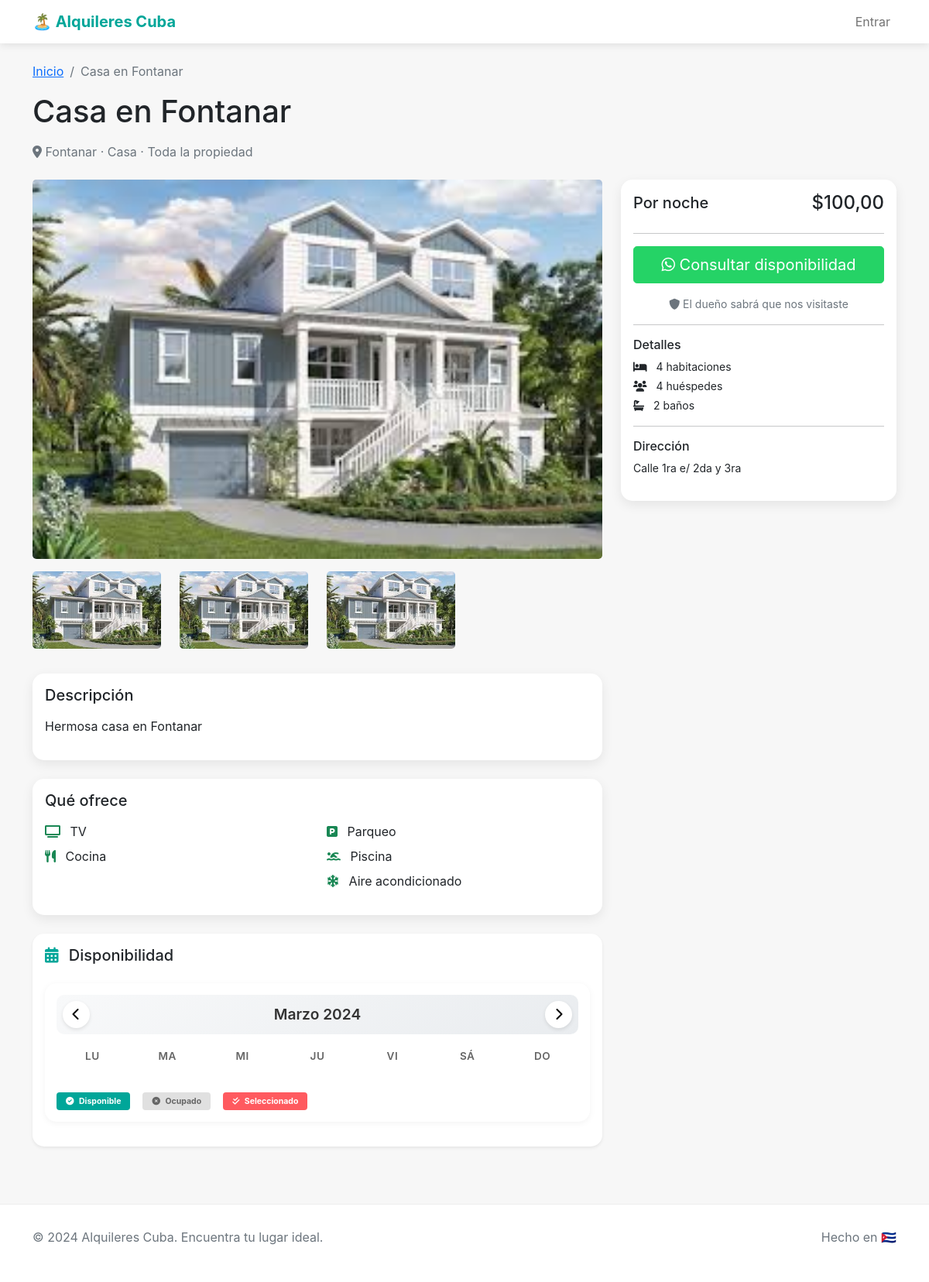
Screenshot of /propiedad/3/ with the database file from the repository.
### apps/properties/models.py (models this page shows, shortened)
class Property(models.Model):
    LOCATIONS = [
        ("varadero", "Varadero"),
        ("santa_marta", "Santa Marta"),
        ("guanabo", "Guanabo"),
        ("boca_ciega", "Boca Ciega"),
        ("penas_altas", "Peñas Altas"),
        ("brisas_mar", "Brisas del Mar"),
        ("habana_vieja", "Habana Vieja"),
        ("centro_habana", "Centro Habana"),
        ("vedado", "Vedado"),
        ("nuevo_vedado", "Nuevo Vedado"),
        ("playa", "Playa"),
        ("fontanar", "Fontanar"),
        ("calabazar", "Calabazar"),
        ("vinales", "Viñales"),
        ("trinidad", "Trinidad"),
    ]
    RENTAL_TYPES = [
        ("entire", "Toda la propiedad"),
        ("apartment", "Solo un apartamento"),
    ]
    title = models.CharField(max_length=200, verbose_name="Título")
    description = models.TextField(verbose_name="Descripción")
    category = models.ForeignKey(
        Category, on_delete=models.SET_NULL, null=True, verbose_name="Tipo"
    )
    location = models.CharField(
        max_length=50, choices=LOCATIONS, verbose_name="Ubicación"
    )
    address = models.CharField(max_length=255, verbose_name="Dirección exacta")
    bedrooms = models.PositiveIntegerField(default=1, verbose_name="Habitaciones")
    guests = models.PositiveIntegerField(default=1, verbose_name="Huéspedes")
    bathrooms = models.PositiveIntegerField(default=1, verbose_name="Baños")
    rental_type = models.CharField(
        max_length=20,
        choices=RENTAL_TYPES,
        default="entire",
        verbose_name="Tipo de alquiler",
    )
    has_wifi = models.BooleanField(default=False, verbose_name="WiFi")
    has_tv = models.BooleanField(default=False, verbose_name="TV")
    has_kitchen = models.BooleanField(default=False, verbose_name="Cocina")
    has_parking = models.BooleanField(default=False, verbose_name="Parqueo")
    has_pool = models.BooleanField(default=False, verbose_name="Piscina")
    has_ac = models.BooleanField(default=False, verbose_name="Aire acondicionado")
    price_per_night = models.DecimalField(
        max_digits=10,
        decimal_places=2,
        verbose_name="Precio por noche (USD)",
        null=True,
        blank=True,
    )
    price_per_month = models.DecimalField(
        max_digits=10,
        decimal_places=2,
        verbose_name="Precio por mes (USD)",
        null=True,
        blank=True,
    )
    main_photo = models.ImageField(
        upload_to="properties/", verbose_name="Foto principal"
    )
    is_active = models.BooleanField(default=True, verbose_name="Activa")
    created_at = models.DateTimeField(auto_now_add=True)
    updated_at = models.DateTimeField(auto_now=True)
    class Meta:
        verbose_name = "Propiedad"
        verbose_name_plural = "Propiedades"
        ordering = ["-created_at"]

class Category(models.Model):
    name = models.CharField(max_length=50)
    slug = models.SlugField(unique=True)
    class Meta:
        verbose_name_plural = "Categorías"

class PropertyImage(models.Model):
    property = models.ForeignKey(
        Property,
        related_name="images",
        on_delete=models.CASCADE,
        verbose_name="Propiedad",
    )
    image = models.ImageField(upload_to="properties/gallery/", verbose_name="Imagen")
    caption = models.CharField(max_length=100, blank=True, verbose_name="Pie de foto")
    class Meta:
        verbose_name = "Imagen de propiedad"
        verbose_name_plural = "Imágenes de propiedades"

### apps/properties/views.py (the view)
# urls.py: path("propiedad/<int:pk>/", views.PropertyDetailView.as_view(), name="detail"),
class PropertyDetailView(DetailView):
    model = Property
    template_name = "properties/detail.html"
    context_object_name = "property"
    def get_context_data(self, **kwargs):
        context = super().get_context_data(**kwargs)
        context["similar_properties"] = Property.objects.filter(
            location=self.object.location, is_active=True
        ).exclude(id=self.object.id)[:3]
        from django.conf import settings
        context["business_whatsapp"] = settings.BUSINESS_WHATSAPP
        return context

### templates/properties/detail.html (shortened to what this page needs)
{% extends 'base.html' %}
{% block content %}
<div class="container mt-4">
    <nav aria-label="breadcrumb">
        <ol class="breadcrumb">
            <li class="breadcrumb-item"><a href="/">Inicio</a></li>
            <li class="breadcrumb-item active">{{ property.title }}</li>
        </ol>
    </nav>
    <h1 class="mb-3">{{ property.title }}</h1>
    <p class="text-muted mb-4">
        <i class="fas fa-map-marker-alt"></i> {{ property.get_location_display }} ·
        {{ property.category.name }} · {{ property.get_rental_type_display }}
    </p>
    <div class="row">
        <div class="col-lg-8">
            <img src="{{ property.main_photo.url }}" class="img-fluid rounded-3 mb-3 w-100"
                 alt="{{ property.title }}" style="max-height: 500px; object-fit: cover;">
            {% if property.images.all %}
            <div class="row mb-4">
                {% for image in property.images.all %}
                <div class="col-md-3 mb-2">
                    <img src="{{ image.image.url }}" class="img-fluid rounded-3"
                         alt="{{ image.caption }}" style="height: 100px; width: 100%; object-fit: cover;">
                </div>
                {% endfor %}
            </div>
            {% endif %}
            <div class="card mb-4">
                <div class="card-body">
                    <h3 class="h5 mb-3">Descripción</h3>
                    <p>{{ property.description|linebreaks }}</p>
                </div>
            </div>
            <div class="card mb-4">
                <div class="card-body">
                    <h3 class="h5 mb-3">Qué ofrece</h3>
                    <div class="row">
                        <div class="col-md-6">
                            <ul class="list-unstyled">
                                {% if property.has_tv %}<li class="mb-2"><i class="fas fa-tv text-success me-2"></i> TV</li>{% endif %}
                                {% if property.has_kitchen %}<li class="mb-2"><i class="fas fa-utensils text-success me-2"></i> Cocina</li>{% endif %}
                            </ul>
                        </div>
                        <div class="col-md-6">
                            <ul class="list-unstyled">
                                {% if property.has_parking %}<li class="mb-2"><i class="fas fa-parking text-success me-2"></i> Parqueo</li>{% endif %}
                                {% if property.has_pool %}<li class="mb-2"><i class="fas fa-swimmer text-success me-2"></i> Piscina</li>{% endif %}
                                {% if property.has_ac %}<li class="mb-2"><i class="fas fa-snowflake text-success me-2"></i> Aire acondicionado</li>{% endif %}
                            </ul>
                        </div>
                    </div>
                </div>
            </div>
            <div class="card mb-4 border-0 shadow-sm">
                <div class="card-body">
                    <h3 class="h5 mb-4">
                        <i class="fas fa-calendar-alt me-2" style="color: #00a699;"></i>
                        Disponibilidad
                    </h3>
                    <div class="calendar-container">
                        <div class="calendar-header d-flex justify-content-between align-items-center">
                            <button class="month-nav-btn" id="prevMonth">
                                <i class="fas fa-chevron-left"></i>
                            </button>
                            <h6 id="currentMonth" class="current-month">Marzo 2024</h6>
                            <button class="month-nav-btn" id="nextMonth">
                                <i class="fas fa-chevron-right"></i>
                            </button>
                        </div>
                        <div class="row g-1 text-center mb-3">
                            <div class="col"><span class="weekday-label">Lu</span></div>
                            <div class="col"><span class="weekday-label">Ma</span></div>
                            <div class="col"><span class="weekday-label">Mi</span></div>
                            <div class="col"><span class="weekday-label">Ju</span></div>
                            <div class="col"><span class="weekday-label">Vi</span></div>
                            <div class="col"><span class="weekday-label">Sá</span></div>
                            <div class="col"><span class="weekday-label">Do</span></div>
                        </div>
                        <div class="mt-4 d-flex gap-3 small">
                            <span class="badge" style="background: #00a699; color: white; padding: 6px 12px;">
                                <i class="fas fa-check-circle me-1"></i> Disponible
                            </span>
                            <span class="badge" style="background: #e0e0e0; color: #666; padding: 6px 12px;">
                                <i class="fas fa-times-circle me-1"></i> Ocupado
                            </span>
                            <span class="badge" style="background: #ff5a5f; color: white; padding: 6px 12px;">
                                <i class="fas fa-check-double me-1"></i> Seleccionado
                            </span>
                        </div>
                    </div>
                </div>
            </div>
        </div>
        <div class="col-lg-4">
            <div class="card sticky-top" style="top: 20px;">
                <div class="card-body">
                    {% if property.price_per_night %}
                    <div class="d-flex justify-content-between align-items-center mb-2">
                        <h5>Por noche</h5>
                        <h4>${{ property.price_per_night }}</h4>
                    </div>
                    {% endif %}
                    <hr>
                    <a id="whatsappButton" href="#"
                       class="btn btn-success btn-lg w-100 mb-3">
                        <i class="fab fa-whatsapp"></i> Consultar disponibilidad
                    </a>
                    <p class="small text-muted text-center mb-0">
                        <i class="fas fa-shield-alt"></i> El dueño sabrá que nos visitaste
                    </p>
                    <hr>
                    <h6 class="mb-2">Detalles</h6>
                    <ul class="list-unstyled small">
                        <li class="mb-1"><i class="fas fa-bed me-2"></i> {{ property.bedrooms }} habitaciones</li>
                        <li class="mb-1"><i class="fas fa-users me-2"></i> {{ property.guests }} huéspedes</li>
                        <li class="mb-1"><i class="fas fa-bath me-2"></i> {{ property.bathrooms }} baños</li>
                    </ul>
                    <hr>
                    <h6 class="mb-2">Dirección</h6>
                    <p class="small">{{ property.address }}</p>
                </div>
            </div>
        </div>
    </div>
</div>
{% endblock %}

### templates/base.html (style rules this page uses)
:root { --primary-color: #00a699; }
body { font-family: -apple-system, BlinkMacSystemFont, 'Segoe UI', Roboto, sans-serif; background-color: #f7f7f7; }
.btn-success { background-color: #25D366; border-color: #25D366; }
.card { border: none; border-radius: 15px; overflow: hidden; transition: transform 0.2s; box-shadow: 0 5px 15px rgba(0,0,0,0.08); }
.calendar-container { background: white; border-radius: 15px; padding: 15px; box-shadow: 0 2px 8px rgba(0,0,0,0.05); }
.weekday-label { font-weight: 600; color: #666; font-size: 0.85rem; text-transform: uppercase; letter-spacing: 0.5px; }
.calendar-header { background: linear-gradient(145deg, #f8f9fa, #e9ecef); border-radius: 10px; padding: 8px; margin-bottom: 15px; }
.month-nav-btn { border: none; background: white; border-radius: 50%; width: 35px; height: 35px; display: flex; align-items: center; justify-content: center; box-shadow: 0 2px 5px rgba(0,0,0,0.1); transition: all 0.2s; }
.current-month { font-size: 1.2rem; font-weight: 600; color: #333; margin: 0; }

### templates/properties/detail.html (style rules this page uses)
.weekday-label { font-weight: 600; color: #666; font-size: 0.85rem; text-transform: uppercase; letter-spacing: 0.5px; }
.calendar-header { background: linear-gradient(145deg, #f8f9fa, #e9ecef); border-radius: 10px; padding: 8px; margin-bottom: 15px; }
.month-nav-btn { border: none; background: white; border-radius: 50%; width: 35px; height: 35px; display: flex; align-items: center; justify-content: center; box-shadow: 0 2px 5px rgba(0,0,0,0.1); transition: all 0.2s; }
.current-month { font-size: 1.2rem; font-weight: 600; color: #333; margin: 0; }

### rows the page displays
Property: title "Casa en Fontanar", location "Fontanar", category.name "Casa", rental_type "Toda la propiedad", main_photo (picture), description "Hermosa casa en Fontanar", price_per_night "100,00", bedrooms "4", guests "4", bathrooms "2", address "Calle 1ra e/ 2da y 3ra"
PropertyImage: image (picture)
PropertyImage: image (picture)
PropertyImage: image (picture)
